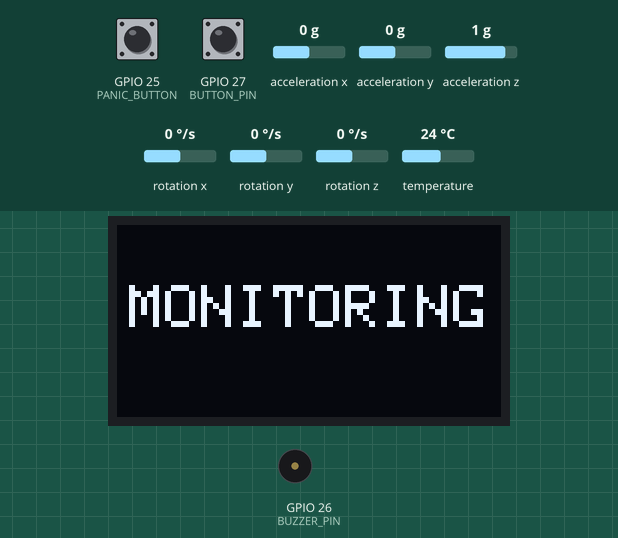
A sketch run on a simulated ESP32. Shown: 128×64 one-colour display, buzzer (waves = sounding). The inputs (shaded band) are chosen by the test bench; at power-on: GPIO 25 (PANIC_BUTTON) HIGH, GPIO 27 (BUTTON_PIN) HIGH, acceleration x 0 g, acceleration y 0 g, acceleration z 1 g, rotation x 0 °/s, rotation y 0 °/s, rotation z 0 °/s, temperature 24 °C.

Above: at 1.2 s.
1.3 s: GPIO 25 (PANIC_BUTTON) pulled LOW for 0.15 s
At 1.5 s:
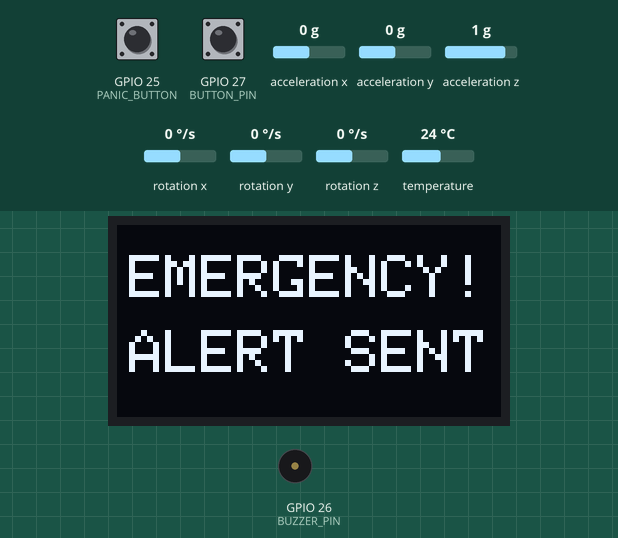
2.0 s: GPIO 27 (BUTTON_PIN) pulled LOW for 1 s
At 3.7 s:
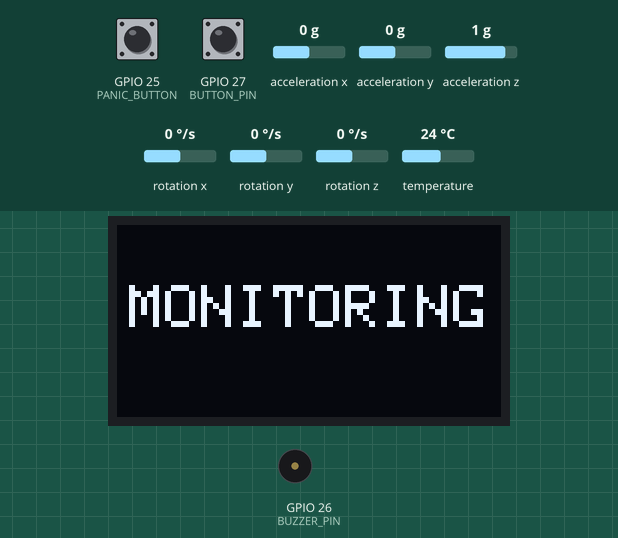
4.5 s: GPIO 25 (PANIC_BUTTON) pulled LOW for 1 s
At 4.93 s:
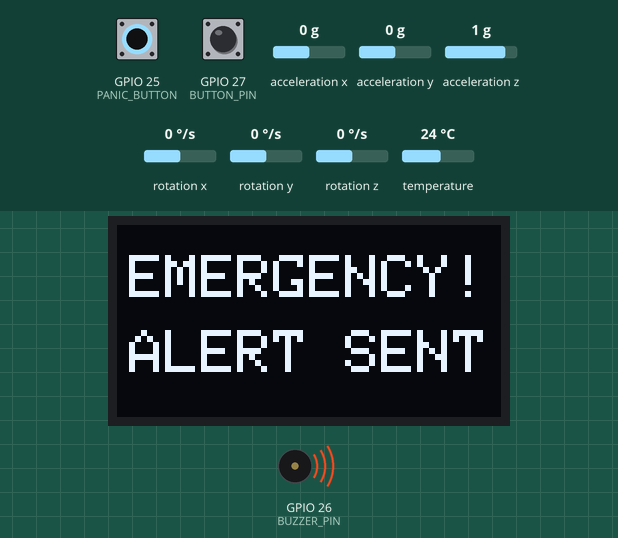
6.1 s: GPIO 27 (BUTTON_PIN) pulled LOW for 3.2 s
At 7.0 s:
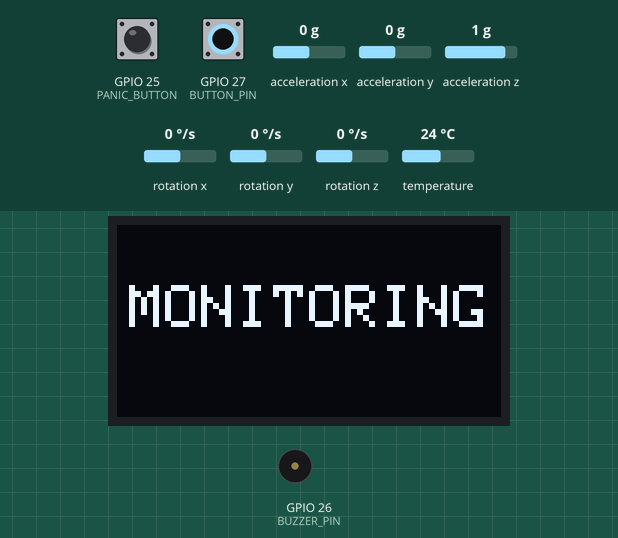
Timing chart, 0 to 9.1 s (numbered marks = the images above; inputs shaded):
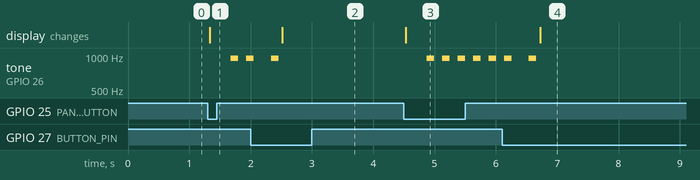

The sketch:

FallDetectionSerialMonitor.ino
```cpp
#include <Wire.h>
#include <Adafruit_MPU6050.h>
#include <Adafruit_Sensor.h>
#include <Adafruit_GFX.h>
#include <Adafruit_SSD1306.h>
#include "MAX30105.h"
#include "heartRate.h"

/* ---------------- OLED ---------------- */
#define SCREEN_WIDTH 128
#define SCREEN_HEIGHT 64
Adafruit_SSD1306 display(SCREEN_WIDTH, SCREEN_HEIGHT, &Wire, -1);

/* ---------------- PINS ---------------- */
#define BUZZER_PIN 26
#define BUTTON_PIN 27          // Cancel + triple click
#define PANIC_BUTTON 25        // NEW panic button

Adafruit_MPU6050 mpu;
MAX30105 particleSensor;

/* ---------------- STATES ---------------- */
enum SystemState {
  IDLE,
  IMPACT_DETECTED,
  FALL_CONFIRMED,
  EMERGENCY_ALERT
};

SystemState currentState = IDLE;

/* ---------------- TIMING ---------------- */
unsigned long immobileStart = 0;
unsigned long alertStart = 0;

/* ---------------- HEART MODE ---------------- */
bool heartMode = false;
unsigned long lastBeat = 0;
float bpm = 0;

/* ---------------- TRIPLE CLICK ---------------- */
int clickCount = 0;
unsigned long lastClickTime = 0;
const unsigned long clickTimeout = 1000;

/* ---------------- BUZZ ---------------- */
void buzz(unsigned int duration_ms) {
  unsigned long start = millis();
  while (millis() - start < duration_ms) {
    digitalWrite(BUZZER_PIN, HIGH);
    delayMicroseconds(500);
    digitalWrite(BUZZER_PIN, LOW);
    delayMicroseconds(500);
  }
}

/* ---------------- DISPLAY HELPERS ---------------- */
void centerText(String text, int textSize, int y) {
  display.setTextSize(textSize);
  display.setTextColor(WHITE);
  int16_t x1, y1;
  uint16_t w, h;
  display.getTextBounds(text, 0, y, &x1, &y1, &w, &h);
  int x = (SCREEN_WIDTH - w) / 2;
  display.setCursor(x, y);
  display.println(text);
}

void showIdleScreen() {
  display.clearDisplay();
  display.setTextColor(WHITE);
  centerText("MONITORING", 2, 20);
  display.display();
}

void showImpactScreen() {
  display.clearDisplay();
  display.setTextColor(WHITE);
  centerText("IMPACT!", 2, 20);
  display.display();
}

void showFallScreen() {
  display.clearDisplay();
  display.setTextColor(WHITE);
  centerText("FALL", 3, 5);
  centerText("Press to Cancel", 1, 50);
  display.display();
}

void showEmergencyScreen() {
  display.clearDisplay();
  display.setTextColor(WHITE);
  centerText("EMERGENCY!", 2, 10);
  centerText("ALERT SENT", 2, 35);
  display.display();
}

void showHeartScreen(int bpmValue) {
  display.clearDisplay();
  display.setTextColor(WHITE);
  centerText("HEART RATE", 1, 5);
  centerText(String(bpmValue) + " BPM", 3, 25);
  display.display();
}

/* ---------------- SETUP ---------------- */
void setup() {

  Serial.begin(115200);
  Wire.begin(21, 22);

  pinMode(BUZZER_PIN, OUTPUT);
  pinMode(BUTTON_PIN, INPUT_PULLUP);
  pinMode(PANIC_BUTTON, INPUT_PULLUP);   // NEW

  display.begin(SSD1306_SWITCHCAPVCC, 0x3C);
  display.clearDisplay();

  mpu.begin();
  mpu.setAccelerometerRange(MPU6050_RANGE_8_G);

  particleSensor.begin(Wire, I2C_SPEED_STANDARD);
  particleSensor.setup(60, 2, 2, 100, 411, 4096);
  particleSensor.setPulseAmplitudeRed(0x1F);
  particleSensor.setPulseAmplitudeIR(0x1F);

  showIdleScreen();
}

/* ---------------- HEART MODE FUNCTION ---------------- */
void runHeartMode() {

  long irValue = particleSensor.getIR();

  if (checkForBeat(irValue)) {
    long delta = millis() - lastBeat;
    lastBeat = millis();
    bpm = 60 / (delta / 1000.0);
  }

  if (irValue > 5000) {
    showHeartScreen((int)bpm);
  } else {
    display.clearDisplay();
    centerText("PLACE FINGER", 2, 20);
    display.display();
  }

  delay(20);
}

/* ---------------- FALL MODE FUNCTION ---------------- */
void runFallMode() {

  sensors_event_t a, g, temp;
  mpu.getEvent(&a, &g, &temp);

  float magnitude = sqrt(
    a.acceleration.x * a.acceleration.x +
    a.acceleration.y * a.acceleration.y +
    a.acceleration.z * a.acceleration.z
  );

  bool cancelPressed = (digitalRead(BUTTON_PIN) == LOW);

  switch (currentState) {

    case IDLE:
      if (magnitude > 25) {
        currentState = IMPACT_DETECTED;
        immobileStart = 0;
        showImpactScreen();
      }
      break;

    case IMPACT_DETECTED:
      if (magnitude > 8 && magnitude < 12) {
        if (immobileStart == 0)
          immobileStart = millis();

        if (millis() - immobileStart > 2000) {
          currentState = FALL_CONFIRMED;
          alertStart = millis();
          showFallScreen();
        }
      } else {
        immobileStart = 0;
      }
      break;

    case FALL_CONFIRMED:
      buzz(200);
      delay(200);

      if (cancelPressed) {
        currentState = IDLE;
        showIdleScreen();
      }

      if (millis() - alertStart > 10000) {
        currentState = EMERGENCY_ALERT;
        showEmergencyScreen();
      }
      break;

    case EMERGENCY_ALERT:
      buzz(100);
      delay(100);

      if (cancelPressed) {
        currentState = IDLE;
        showIdleScreen();
      }
      break;
  }

  delay(50);
}

/* ---------------- LOOP ---------------- */
void loop() {

  /* ===== PANIC BUTTON (GLOBAL OVERRIDE) ===== */
  if (digitalRead(PANIC_BUTTON) == LOW && currentState != EMERGENCY_ALERT) {
    currentState = EMERGENCY_ALERT;
    showEmergencyScreen();
    delay(300);   // debounce
  }

  /* ===== Triple Click Detection (UNCHANGED) ===== */
  static bool lastButtonState = HIGH;
  bool currentButtonState = digitalRead(BUTTON_PIN);

  if (currentButtonState == LOW && lastButtonState == HIGH) {
    clickCount++;
    lastClickTime = millis();
    delay(150);
  }

  lastButtonState = currentButtonState;

  if (clickCount > 0 && millis() - lastClickTime > clickTimeout) {
    if (clickCount == 3) {
      heartMode = !heartMode;
      if (!heartMode) {
        showIdleScreen();
      }
    }
    clickCount = 0;
  }

  /* ===== Mode Selection ===== */
  if (heartMode) {
    runHeartMode();
  } else {
    runFallMode();
  }
}
```

Measured:
- after the input at 1.3 s, tone on GPIO 26 (BUZZER_PIN): silent → 954 Hz after 0.38 s, → silent 0.12 s later, → 954 Hz 0.13 s later; the display: changes at once (image 1)
- after the input at 2.0 s, the display: changes after 0.52 s (image 2)
- after the input at 4.5 s, tone on GPIO 26 (BUZZER_PIN): alternates 954 Hz for 0.12 s and silent for 0.13 s, starting after 0.37 s; the display: changes at once (image 3)
- after the input at 6.1 s, tone on GPIO 26 (BUZZER_PIN): silent → 954 Hz after 0.44 s, → silent 0.12 s later; the display: changes after 0.62 s (image 4)
